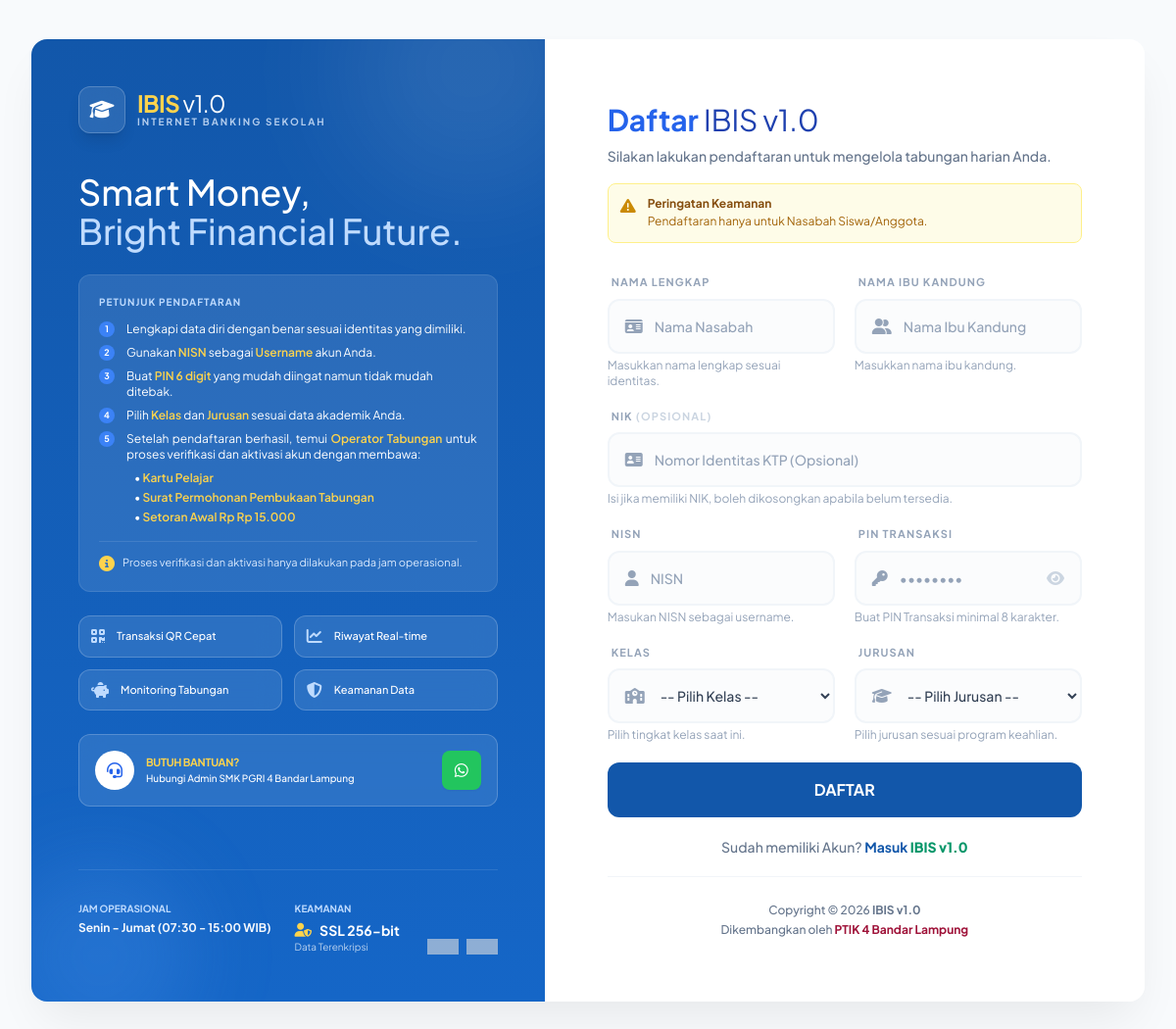
The app's page /auth/auth-register.php with its own data.
### tables this page shows
CREATE TABLE `tbl_pengaturan` (
  `id_pengaturan` int NOT NULL AUTO_INCREMENT,
  `nama_aplikasi` varchar(100) NOT NULL DEFAULT 'IBIS',
  `subjudul` varchar(150) DEFAULT 'Internet Banking Sekolah',
  `tagline_1` varchar(150) DEFAULT 'Cerdas Finansial,',
  `tagline_2` varchar(150) DEFAULT 'Hebat di Masa Depan.',
  `versi_aplikasi` varchar(20) DEFAULT '3.0',
  `developed_by` varchar(150) NOT NULL DEFAULT 'Pustik SMK PGRI 4 Bandar Lampung',
  `nama_sekolah` varchar(100) DEFAULT NULL,
  `alamat_sekolah` text,
  `telp_sekolah` varchar(20) DEFAULT NULL,
  `whatsapp_admin` varchar(20) DEFAULT NULL,
  `email_sekolah` varchar(100) DEFAULT NULL,
  `logo_sekolah` varchar(255) DEFAULT NULL,
  `nama_kepala_sekolah` varchar(100) DEFAULT NULL,
  `nip_kepala_sekolah` varchar(50) DEFAULT NULL,
  `minimal_penarikan` decimal(15,2) DEFAULT '10000.00',
  `minimal_saldo_mengendap` decimal(15,2) DEFAULT '15000.00',
  `biaya_admin_default` decimal(15,2) DEFAULT '2500.00',
  `biaya_transfer_default` decimal(15,2) DEFAULT '1500.00',
  `format_nomor_transaksi` varchar(50) DEFAULT 'TRX/[YYYY]/[MM]/[ID]',
  `jam_operasional` varchar(100) DEFAULT 'Senin - Jumat, 07:30 - 15:00 WIB',
  `limit_transfer_harian` decimal(15,2) DEFAULT '50000.00',
  PRIMARY KEY (`id_pengaturan`)
);

### auth/auth-register.php (the view, shortened to what the rows shown need)
<?php
include_once 'layouts/auth-header.php';
$setting = [];
try {
    if (isset($pdo) && $pdo instanceof PDO) {
        $stmt_setting = $pdo->query("SELECT * FROM tbl_pengaturan LIMIT 1");
        if ($stmt_setting) {
            $setting = $stmt_setting->fetch(PDO::FETCH_ASSOC) ?: [];
        }
    } else {
        throw new Exception("Variabel koneksi database (\$pdo) tidak ditemukan. Pastikan file database.php sudah terhubung.");
    }
} catch (Throwable $e) {
    error_log("Gagal memuat pengaturan aplikasi: " . $e->getMessage());
    $setting = [];
}
$nama_aplikasi   = $setting['nama_aplikasi'] ?? 'IBIS';
$subjudul        = $setting['subjudul'] ?? 'Internet Banking Sekolah';
$tagline_1       = $setting['tagline_1'] ?? 'Cerdas Finansial,';
$tagline_2       = $setting['tagline_2'] ?? 'Hebat di Masa Depan.';
$nama_sekolah    = $setting['nama_sekolah'] ?? 'SMK PGRI 4 Bandar Lampung';
$developed_by    = $setting['developed_by'] ?? 'PTIK 4 Bandar Lampung';
$versi_aplikasi  = $setting['versi_aplikasi'] ?? '1.0';
$whatsapp_admin  = $setting['whatsapp_admin'] ?? '0812xxxx1234';
$jam_operasional = $setting['jam_operasional'] ?? 'Senin - Sabtu, 08:00 - 16:00 WIB';
?>
<div class="main-container w-full max-w-6xl bg-white rounded-none md:rounded-[1rem] overflow-hidden flex flex-col md:flex-row card-shadow min-h-[100vh] md:min-h-[700px] mt-0 md:mt-2">
    <div class="w-full md:w-5/12 lg:w-1/2 gradient-brand p-8 md:p-12 text-white flex flex-col justify-between relative overflow-hidden">
        <div class="relative z-10">
            <div class="flex items-center gap-3 mb-10">
                <div>
                    <h1 class="text-2xl font-800 tracking-tight leading-none">
                        <b class="text-amber-300"><?= htmlspecialchars($nama_aplikasi); ?></b> v<?= htmlspecialchars($versi_aplikasi); ?>
                    </h1>
                    <p class="text-[10px] font-bold uppercase tracking-[0.2em] text-blue-100/80">
                        <?= htmlspecialchars($subjudul) ?>
                    </p>
                </div>
            </div>
            <div class="space-y-6">
                <h4 class="text-3xl lg:text-4xl font-medium leading-tight">
                    <?= htmlspecialchars($tagline_1); ?>,<br>
                    <span class="text-blue-200">
                        <?= htmlspecialchars($tagline_2); ?>
                    </span>
                </h4>
                <div class="bg-white/10 rounded-xl p-5 border border-white/10">
                    <p class="text-[10px] font-bold uppercase tracking-widest text-blue-200 mb-3">
                    </p>
                    <ul class="space-y-2">
                    </ul>
                    <div class="mt-4 pt-3 border-t border-white/10">
                    </div>
                </div>
                <div class="grid grid-cols-2 gap-3 mt-6">
                    <div class="glass-panel p-3 rounded-xl flex items-center gap-3">
                    </div>
                    <div class="glass-panel p-3 rounded-xl flex items-center gap-3">
                    </div>
                    <div class="glass-panel p-3 rounded-xl flex items-center gap-3">
                    </div>
                    <div class="glass-panel p-3 rounded-xl flex items-center gap-3">
                    </div>
                </div>
                <div class="glass-panel p-4 rounded-xl flex items-center justify-between">
                    <div class="flex items-center gap-3">
                        <div>
                            <p class="text-[11px] font-bold text-amber-300 uppercase tracking-tight">Butuh Bantuan?
                            </p>
                            <p class="text-[10px] text-white-600 font-medium">Hubungi Admin <?= htmlspecialchars($nama_sekolah) ?></p>
                        </div>
                    </div>
                    <a href="https://wa.me/<?= urlencode($whatsapp_admin) ?>" target="_blank"
                        class="w-10 h-10 rounded-lg bg-green-500 shadow-sm flex items-center justify-center text-white hover:bg-green-600 transition-all">
                    </a>
                </div>
            </div>
        </div>
        <div class="relative z-10 pt-8 mt-6 border-t border-white/10">
            <div class="flex flex-wrap justify-between items-end gap-4">
                <div class="flex gap-6">
                    <div>
                        <p class="text-[10px] uppercase font-bold text-blue-200 mb-1">Jam Operasional</p>
                        <p class="text-xs font-bold opacity-95"><?= htmlspecialchars($jam_operasional) ?></p>
                    </div>
                </div>
            </div>
        </div>
    </div>
    <div class="w-full md:w-8/12 lg:w-7/12 p-8 md:p-12 lg:p-16 flex flex-col justify-center bg-white">
        <div class="max-w-5xl mx-auto w-full">
            <div class="mb-8">
                <h3 class="text-3xl font-800 text-blue-800 mb-2">
                    <b class="text-blue-600">Daftar</b>
                    <?= htmlspecialchars($nama_aplikasi); ?> v<?= htmlspecialchars($versi_aplikasi); ?>
                </h3>
                <p class="text-slate-500 font-medium text-sm leading-relaxed">
                    Silakan lakukan pendaftaran untuk mengelola tabungan harian Anda.
                </p>
                <div class="bg-yellow-50 border border-yellow-200 rounded-lg p-3 mt-4">
                    <div class="flex items-start gap-3">
                    </div>
                </div>
            </div>
            <form class="space-y-5" method="post" action="check-register.php">
                <div class="text-center">
                    <p class="text-sm text-slate-500 font-medium mb-2">
                        <a href="auth-login.php" class="text-[#1257aa] font-bold decoration-2">
                            Masuk <b class="text-emerald-600"><?= htmlspecialchars($nama_aplikasi); ?> v<?= htmlspecialchars($versi_aplikasi); ?></b>
                        </a>
                    </p>
                </div>
                <div class="text-center mt-8 pt-6 border-t border-slate-100">
                    <p class="text-xs text-slate-500 font-medium leading-relaxed">
                        Copyright &copy; <?= date('Y'); ?> <b><?= htmlspecialchars($nama_aplikasi); ?> v<?= htmlspecialchars($versi_aplikasi); ?></b><br>
                        Dikembangkan oleh <b class="text-rose-800"><a href="http://www.ptik4bl.smkpgri4bl.web.id" target="_blank"> <?= htmlspecialchars($developed_by); ?> </a></b>
                    </p>
                </div>
            </form>
        </div>
    </div>
</div>
<?php include_once 'layouts/auth-footer.php'; ?>

### records on screen
tbl_pengaturan: nama_aplikasi "IBIS", versi_aplikasi "1.0", subjudul "INTERNET BANKING SEKOLAH", tagline_1 "Smart Money", tagline_2 "Bright Financial Future.", nama_sekolah "SMK PGRI 4 Bandar Lampung", jam_operasional "Senin - Jumat (07:30 - 15:00 WIB)", developed_by "PTIK 4 Bandar Lampung"

### other values on screen
$saldo_format "Rp 15.000"
